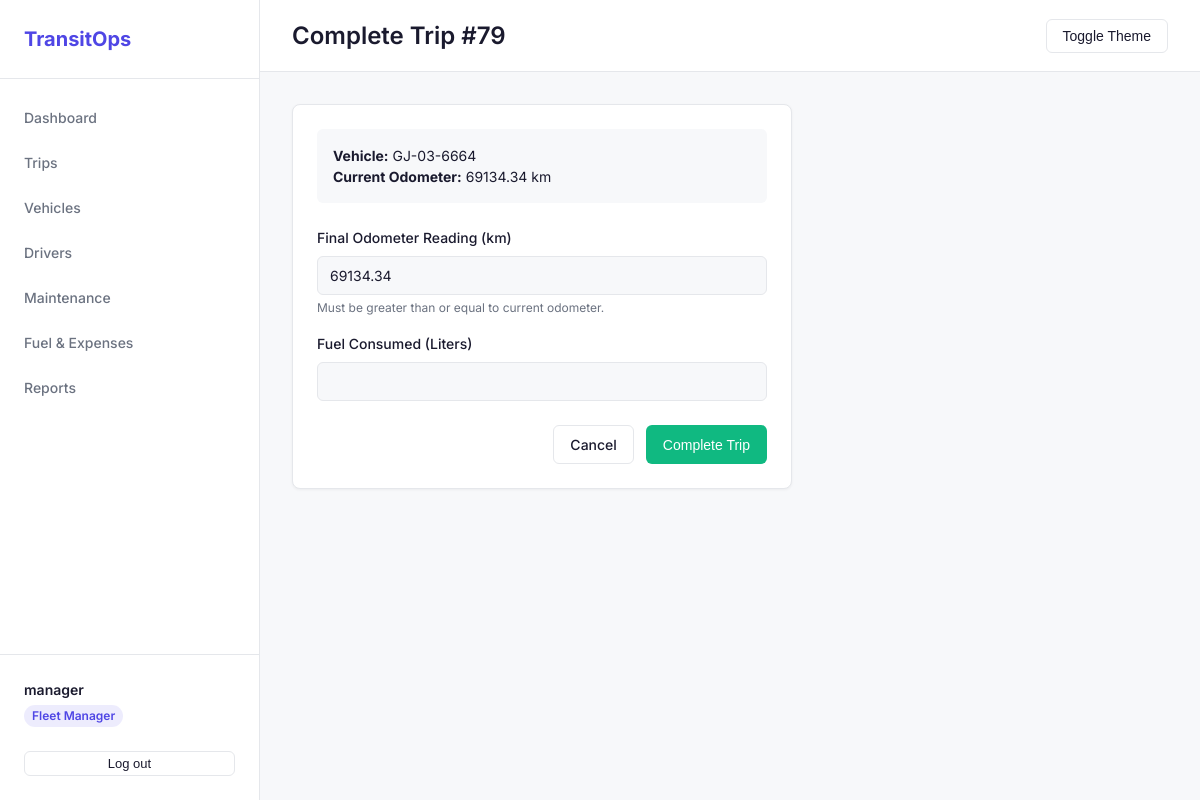
Page /trips/79/complete/ (signed in) on the committed database.
### accounts/models.py (models this page shows, shortened)
class Profile(models.Model):
    ROLE_CHOICES = (
        ('Fleet Manager', 'Fleet Manager'),
        ('Driver', 'Driver'),
        ('Safety Officer', 'Safety Officer'),
        ('Financial Analyst', 'Financial Analyst'),
        ('Admin', 'Admin'),
    )
    user = models.OneToOneField(User, on_delete=models.CASCADE)
    role = models.CharField(max_length=50, choices=ROLE_CHOICES, default='Driver')
    phone_number = models.CharField(max_length=20, blank=True)
    region = models.CharField(max_length=100, blank=True)

### trips/models.py (models this page shows, shortened)
class Trip(models.Model):
    STATUS_CHOICES = (
        ('Draft', 'Draft'),
        ('Dispatched', 'Dispatched'),
        ('Completed', 'Completed'),
        ('Cancelled', 'Cancelled'),
    )
    source = models.CharField(max_length=200)
    destination = models.CharField(max_length=200)
    vehicle = models.ForeignKey(Vehicle, on_delete=models.CASCADE, related_name='trips')
    driver = models.ForeignKey(Driver, on_delete=models.CASCADE, related_name='trips')
    security_officer = models.ForeignKey(User, on_delete=models.SET_NULL, null=True, blank=True, related_name='supervised_trips')
    cargo_weight = models.DecimalField(max_digits=10, decimal_places=2, help_text="in kg")
    planned_distance = models.DecimalField(max_digits=10, decimal_places=2, help_text="in km")
    actual_distance = models.DecimalField(max_digits=10, decimal_places=2, null=True, blank=True)
    fuel_consumed = models.DecimalField(max_digits=10, decimal_places=2, null=True, blank=True)
    revenue = models.DecimalField(max_digits=12, decimal_places=2, default=0.00, help_text="Trip Revenue for ROI calculation")
    status = models.CharField(max_length=20, choices=STATUS_CHOICES, default='Draft')
    created_by = models.ForeignKey(User, on_delete=models.SET_NULL, null=True)
    dispatched_at = models.DateTimeField(null=True, blank=True)
    completed_at = models.DateTimeField(null=True, blank=True)
    cancelled_at = models.DateTimeField(null=True, blank=True)
    created_at = models.DateTimeField(auto_now_add=True)
    updated_at = models.DateTimeField(auto_now=True)
    class Meta:
        ordering = ['-created_at']

### vehicles/models.py (models this page shows, shortened)
class Vehicle(models.Model):
    STATUS_CHOICES = (
        ('Available', 'Available'),
        ('On Trip', 'On Trip'),
        ('In Shop', 'In Shop'),
        ('Retired', 'Retired'),
    )
    registration_number = models.CharField(max_length=50, unique=True, db_index=True)
    name_model = models.CharField(max_length=100)
    vehicle_type = models.CharField(max_length=50)
    max_load_capacity = models.DecimalField(max_digits=10, decimal_places=2, help_text="in kg")
    odometer = models.DecimalField(max_digits=10, decimal_places=2, default=0.0, help_text="in km")
    acquisition_cost = models.DecimalField(max_digits=12, decimal_places=2)
    status = models.CharField(max_length=20, choices=STATUS_CHOICES, default='Available')
    region = models.CharField(max_length=100, blank=True)
    created_at = models.DateTimeField(auto_now_add=True)
    updated_at = models.DateTimeField(auto_now=True)
    class Meta:
        ordering = ['-created_at']

### trips/views.py (the view)
# urls.py: path('<int:trip_id>/complete/', views.trip_complete, name='trip_complete'),
@role_required('Fleet Manager', 'Driver', 'Admin')
def trip_complete(request, trip_id):
    trip = get_object_or_404(Trip, id=trip_id)
    if hasattr(request.user, 'profile') and request.user.profile.role == 'Driver':
        if trip.driver.user != request.user:
            messages.error(request, 'You do not have permission to modify this trip.')
            return redirect('trips_list')
    if request.method == 'POST':
        form = TripCompleteForm(request.POST)
        if form.is_valid():
            try:
                complete_trip(
                    trip,
                    form.cleaned_data['final_odometer'],
                    form.cleaned_data['fuel_consumed']
                )
                messages.success(request, 'Trip completed successfully.')
                return redirect('trips_list')
            except ValidationError as e:
                messages.error(request, str(e))
    else:
        form = TripCompleteForm(initial={'final_odometer': trip.vehicle.odometer})
    return render(request, 'trips/complete_form.html', {'form': form, 'trip': trip})

### trips/forms.py
class TripCompleteForm(forms.Form):
    final_odometer = forms.DecimalField(max_digits=10, decimal_places=2, widget=forms.NumberInput(attrs={'class': 'form-control'}))
    fuel_consumed = forms.DecimalField(max_digits=10, decimal_places=2, widget=forms.NumberInput(attrs={'class': 'form-control'}))

### templates/trips/complete_form.html (shortened to what this page needs)
{% extends 'base.html' %}
{% block page_title %}Complete Trip #{{ trip.id }}{% endblock %}
{% block content %}
<div class="card" style="max-width: 500px;">
    <div style="margin-bottom: 24px; padding: 16px; background: var(--bg); border-radius: 6px;">
        <strong>Vehicle:</strong> {{ trip.vehicle.registration_number }}<br>
        <strong>Current Odometer:</strong> {{ trip.vehicle.odometer }} km
    </div>
    <form method="post">
        <div class="form-group">
            <label class="form-label" for="{{ form.final_odometer.id_for_label }}">Final Odometer Reading (km)</label>
            {{ form.final_odometer }}
            <p class="help-text">Must be greater than or equal to current odometer.</p>
        </div>
        <div class="form-group">
            <label class="form-label" for="{{ form.fuel_consumed.id_for_label }}">Fuel Consumed (Liters)</label>
            {{ form.fuel_consumed }}
        </div>
        <div style="margin-top: 24px; display: flex; gap: 12px; justify-content: flex-end;">
            <a href="{% url 'trips_list' %}" class="btn btn-ghost">Cancel</a>
            <button type="submit" class="btn btn-primary" style="background-color: var(--success);">Complete Trip</button>
        </div>
    </form>
</div>
{% endblock %}

### templates/base.html (shortened to what this page needs)
<!DOCTYPE html>
<html lang="en" data-theme="light">
<head>
    {% load static %}
    <link rel="stylesheet" href="{% static 'css/base.css' %}">
</head>
<body>
    <div class="layout">
        {% if user.is_authenticated %}
        <aside class="sidebar">
            <div class="sidebar-header">
                <h2>TransitOps</h2>
            </div>
            <nav class="sidebar-nav">
                <a href="{% url 'dashboard' %}" class="nav-item">Dashboard</a>
                {% if user.profile.role in 'Fleet Manager,Admin,Driver,Safety Officer' %}
                <a href="{% url 'trips_list' %}" class="nav-item">Trips</a>
                {% endif %}
                {% if user.profile.role in 'Fleet Manager,Admin,Safety Officer' %}
                <a href="{% url 'vehicles_list' %}" class="nav-item">Vehicles</a>
                <a href="{% url 'drivers_list' %}" class="nav-item">Drivers</a>
                {% endif %}
                {% if user.profile.role in 'Fleet Manager,Admin' %}
                <a href="{% url 'maintenance_list' %}" class="nav-item">Maintenance</a>
                {% endif %}
                {% if user.profile.role in 'Fleet Manager,Admin,Financial Analyst,Safety Officer' %}
                <a href="{% url 'finance_list' %}" class="nav-item">Fuel & Expenses</a>
                {% endif %}
                {% if user.profile.role in 'Fleet Manager,Admin,Financial Analyst' %}
                <a href="{% url 'reports' %}" class="nav-item">Reports</a>
                {% endif %}
            </nav>
            <div class="sidebar-footer">
                <div class="user-info">
                    <div class="user-name">{{ user.get_full_name|default:user.username }}</div>
                    <div class="user-role badge badge-primary">{{ user.profile.role }}</div>
                </div>
                <form action="{% url 'logout' %}" method="post">
                    <button type="submit" class="btn btn-ghost btn-sm w-full mt-2">Log out</button>
                </form>
            </div>
        </aside>
        {% endif %}
        <main class="main-content">
            {% if user.is_authenticated %}
            <header class="topbar">
                <div class="page-title">
                    <h1>{% block page_title %}Overview{% endblock %}</h1>
                </div>
                <div class="topbar-actions">
                    <button id="theme-toggle" class="btn btn-ghost">Toggle Theme</button>
                </div>
            </header>
            {% endif %}
            <div class="content-container">
                {% block content %}{% endblock %}
            </div>
        </main>
    </div>
</body>
</html>

### static/css/base.css (style rules this page uses)
:root { --bg: #F7F8FA; --surface: #FFFFFF; --text: #1A1A2E; --text-muted: #6B7280; --border: #E5E7EB; --primary: #4F46E5; --primary-hover: #4338CA; --success: #10B981; --warning: #F59E0B; --danger: #EF4444; --info: #3B82F6; }
* { box-sizing: border-box; margin: 0; padding: 0; }
body { font-family: 'Inter', -apple-system, sans-serif; background-color: var(--bg); color: var(--text); line-height: 1.5; font-size: 14px; }
a { color: var(--primary); text-decoration: none; }
.layout { display: flex; min-height: 100vh; }
.sidebar { width: 260px; background-color: var(--surface); border-right: 1px solid var(--border); display: flex; flex-direction: column; position: fixed; height: 100vh; z-index: 100; }
.sidebar-header { padding: 24px; border-bottom: 1px solid var(--border); }
.sidebar-header h2 { font-size: 20px; font-weight: 700; color: var(--primary); }
.sidebar-nav { flex: 1; padding: 16px 0; overflow-y: auto; }
.nav-item { display: block; padding: 12px 24px; color: var(--text-muted); font-weight: 500; transition: all 0.2s; }
.sidebar-footer { padding: 24px; border-top: 1px solid var(--border); }
.user-info { margin-bottom: 16px; }
.user-name { font-weight: 600; margin-bottom: 4px; }
.main-content { flex: 1; margin-left: 260px; display: flex; flex-direction: column; min-height: 100vh; }
.topbar { height: 72px; background-color: var(--surface); border-bottom: 1px solid var(--border); display: flex; align-items: center; justify-content: space-between; padding: 0 32px; position: sticky; top: 0; z-index: 90; }
.page-title h1 { font-size: 24px; font-weight: 600; }
.content-container { padding: 32px; flex: 1; }
.card { background-color: var(--surface); border: 1px solid var(--border); border-radius: 8px; box-shadow: 0 1px 3px rgba(0, 0, 0, 0.05); padding: 24px; margin-bottom: 24px; }
.btn { display: inline-flex; align-items: center; justify-content: center; padding: 8px 16px; font-size: 14px; font-weight: 500; border-radius: 6px; border: 1px solid transparent; cursor: pointer; transition: all 0.2s; }
.btn-primary { background-color: var(--primary); color: white; }
.btn-ghost { background-color: transparent; color: var(--text); border-color: var(--border); }
.btn-sm { padding: 4px 12px; font-size: 13px; }
.w-full { width: 100%; }
.mt-2 { margin-top: 8px; }
.badge { display: inline-block; padding: 2px 8px; font-size: 12px; font-weight: 600; border-radius: 9999px; }
.badge-primary { background-color: rgba(79, 70, 229, 0.1); color: var(--primary); }
.form-group { margin-bottom: 16px; }
.form-label { display: block; margin-bottom: 8px; font-weight: 500; color: var(--text); }
.form-control { width: 100%; padding: 10px 12px; font-size: 14px; font-family: inherit; color: var(--text); background-color: var(--bg); border: 1px solid var(--border); border-radius: 6px; transition: border-color 0.2s, box-shadow 0.2s; }
.help-text { font-size: 12px; color: var(--text-muted); margin-top: 4px; }

### rows in the picture
Trip: id "79", vehicle.registration_number "GJ-03-6664", vehicle.odometer "69134.34"

### other values in the picture
{{ user.get_full_name|default:user.username }} "manager"
{{ user.profile.role }} "Fleet Manager"
